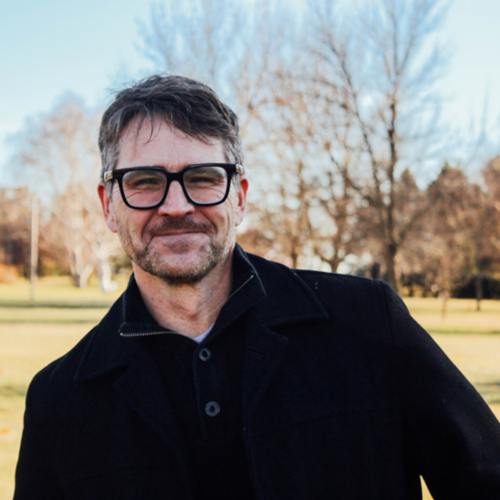
#> input picture assets/img/_originals/BruceBerglund.png, 1000 x 1000 px, found by its file name (shown at 1/2 size)
$ python make-plates.py ../assets/img/_originals/BruceBerglund.png
#> lines starting #> are read from the running program, lines starting #| are printed output that depends on the picture
#!/usr/bin/env python3
"""
Cut the 1080x830 portrait plates for the F2BF course tiles.

WHY THIS EXISTS
    The first pass at these plates was cut by hand and the numbers drifted:
    the two heads sat 25-35px apart vertically and 98px apart horizontally,
    and both chins landed below the point where the tile's wash goes solid,
    so the jaws were erased and the lower faces read as murk. This script
    puts the crop under version control so the series can be re-cut exactly.

THE REGISTRATION RULE
    Register the HEAD BOX -- crown and chin -- not the eye line.

    Olthuis sits with his chin up in a three-quarter turn; Berglund is
    frontal and level. That pose difference foreshortens Olthuis's forehead,
    so no single crop can match both the crown/chin box and the eye line.
    Matching the box is the better trade: it makes the two heads occupy an
    identical rectangle, which is what carries the "these are a set" read in
    a feed. The residual eye-line offset (~36px, down from 68px) is the
    irreducible cost of the pose difference.

THE VERTICAL BUDGET
    HEAD_TOP is floored at ~140 because the masthead's second line
    ("INSTITUTE FOR CHRISTIAN STUDIES") occupies y=118-133 and runs to
    x=405 -- straight through where Berglund's hair would be. HEAD_BOTTOM
    is capped near 620 because the tile's type field begins at y~635 and
    the wash must be solid by then. Those two walls are 480px apart, which
    is what sets HEAD_HEIGHT.

SOURCE LIMITS (both sitters are pinned, in opposite directions)
    Berglund's winter portrait exists only at 1000x1000, and his head sits
    left in that frame, so his crop is flush to the source's left edge --
    he cannot move further right than x~445 without upscaling harder.
    Olthuis's crop already spans almost the full width of his 2268px
    source, so he cannot move further left than x~594. A symmetric pair
    is therefore unreachable; the offsets below are each sitter's best
    available position, not a chosen composition.

USAGE
    python3 social/make-plates.py            # writes social/plate-*.jpg
    python3 social/make-plates.py --check    # report only, touch nothing
"""

import sys
from PIL import Image

PLATE_W, PLATE_H = 1080, 830

# --- registration targets, in plate space -----------------------------------
HEAD_TOP    = 140            # crown; floored by the masthead's second line
# Crown-to-chin. The floor is ~479: below that, Olthuis's crop needs more
# width than his 2268px source has. The ceiling is ~480 before the chin
# starts pushing into the type field. There is exactly one usable value.
HEAD_HEIGHT = 480            # chin lands at 620
CANVAS_MID  = PLATE_W / 2

# --- sitters ----------------------------------------------------------------
# Landmarks are in SOURCE pixels. They were recovered by correlation-matching
# the shipped plates back onto their originals (Berglund: 777x597 crop at
# 1.390x from left=0,top=74.8; Olthuis: 2160x1660 crop at 0.500x from
# left=96,top=368), then mapping the measured plate landmarks through that
# transform. Re-measure only if the source files themselves change.
SITTERS = [
    {
        'name':   'berglund',
        'src':    'assets/img/_originals/BruceBerglund.png',   # 1000x1000
        'out':    'social/plate-berglund.jpg',
        'crown':  177.7,
        'chin':   546.0,
        'eye':    368.3,
        'mid_x':  343.2,
        # Frontal sitter: aim for the canvas centre. The clamp below will pull
        # him left to ~445, because the source runs out of photograph first.
        'want_x': CANVAS_MID,
    },
    {
        'name':   'olthuis',
        'src':    'assets/img/_originals/JimOlthuis.jpg',      # 2268x2268
        'out':    'social/plate-olthuis.jpg',
        'crown':  604.0,
        'chin':   1608.0,
        'eye':    1048.0,
        'mid_x':  1246.0,
        # Turned sitter: offset against the gaze so the lead room falls on the
        # side he is looking toward. Clamps to ~594.
        'want_x': CANVAS_MID + 95,
    },
    {
        'name':   'joash',
        'src':    'assets/img/_originals/JoashThomas.jpg',    # 2500x3750
        'out':    'social/plate-joash.jpg',
        # Landmarks read off the source at 1/5 scale. CHIN is the jawline
        # under the beard, not the beard's point: the beard runs ~110 source
        # px (~50 plate px) past it and therefore lands just inside the solid
        # wash. That is deliberate. A lit jaw cut off by the wash reads as
        # damage; a black beard dissolving into #0F2631 reads as the tile
        # doing what it does to every plate in the series.
        'crown':  430.0,
        'chin':   1490.0,
        'eye':    1030.0,
        'mid_x':  1400.0,
        # CENTRED ON THE VISIBLE MASS, not on the series head box.
        #
        # The series registers crown-to-chin, because for the two original
        # sitters that IS the visible head. Joash carries ~90 source px of
        # top-knot above his hairline and ~110 of beard below his jaw, so
        # crown-to-chin registration puts neither end where it looks like it
        # is: at HEAD_TOP=140 his beard ran past the point where the wash
        # goes solid and the face lost its bottom.
        #
        # So this sitter is registered on bun-to-beard (source 340..1600),
        # centred in the band the tile actually shows him in -- y=0 to y=647,
        # where the wash reaches solid #0F2631. At the one scale the source
        # width permits (0.432, a full-width crop), that mass is 544px tall
        # and lands with 51px of air above the bun and 51px below the beard.
        # The numbers below are that solution expressed in the script's
        # crown/chin terms; re-derive them if any landmark changes.
        'head_top':    90,
        'head_height': 458,
        # Frontal sitter, so centre him. Clamps hard left -- the crop uses the
        # full 2500px width of the source, so there is no horizontal slack at
        # all and he sits ~65px right of the canvas centre.
        'want_x': CANVAS_MID,
    },
    {
        'name':   'angela',
        # The site's course-card portrait. The only other copies are smaller
        # re-saves of the same frame, so this is the best source there is.
        'src':    'assets/img/Angela-Reitsma-Bick.jpg',        # 1080x800
        'out':    'social/plate-angela.jpg',
        # Crown is the top of the hair at the parting, not the flyaways.
        'crown':  60.0,
        'chin':   357.0,
        'eye':    208.0,
        'mid_x':  487.0,
        # OFF-SERIES HEAD BOX. The photographer left only ~60 source px above
        # her hair, so the crown cannot reach the series y=140 at any scale;
        # at the series 480 it pinned at 97 and put her chin at 577, deep in
        # the wash. A smaller head (420, scale 1.41, less of an upscale too)
        # sits flush to the source top with the crown at 85 and the chin at
        # 505, so her whole face clears the dissolve. Her tile also starts
        # the wash later; see .plate__wash in 2026-fall-angela.html.
        'head_top':    85,
        'head_height': 420,
        # Offset right of centre so her hair clears the masthead, which runs
        # to x=405 along the top-left.
        'want_x': CANVAS_MID + 100,
    },
]


def plan(s, src_w, src_h):
    """Return the crop box in source pixels, plus a report of any clamping."""
    # A sitter may override the series head box. Only do this for a sitter who
    # carries something ABOVE the crown -- a hat, a top-knot -- which the two
    # original sitters do not, and for which the series HEAD_TOP of 140 leaves
    # no room. See joash below.
    head_top = s.get('head_top', HEAD_TOP)
    head_height = s.get('head_height', HEAD_HEIGHT)

    head_src = s['chin'] - s['crown']
    scale = head_height / head_src
    crop_w, crop_h = PLATE_W / scale, PLATE_H / scale

    notes = []
    if head_top != HEAD_TOP or head_height != HEAD_HEIGHT:
        notes.append(f'off-series head box: crown {head_top} -> chin '
                     f'{head_top + head_height} ({head_height}px)')
    if crop_w > src_w or crop_h > src_h:
        raise SystemExit(
            f"{s['name']}: HEAD_HEIGHT={HEAD_HEIGHT} needs a "
            f"{crop_w:.0f}x{crop_h:.0f} crop from a {src_w}x{src_h} source. "
            f"Raise HEAD_HEIGHT to at least "
            f"{head_src * max(PLATE_W / src_w, PLATE_H / src_h):.0f}."
        )

    left = s['mid_x'] - s['want_x'] / scale
    top = s['crown'] - head_top / scale

    clamped_left = min(max(left, 0.0), src_w - crop_w)
    clamped_top = min(max(top, 0.0), src_h - crop_h)
    if abs(clamped_left - left) > 0.5:
        got = (s['mid_x'] - clamped_left) * scale
        notes.append(f"x pinned by source edge: wanted {s['want_x']:.0f}, got {got:.0f}")
    if abs(clamped_top - top) > 0.5:
        notes.append(f"y pinned by source edge: crown off target by "
                     f"{(clamped_top - top) * scale:+.0f}px")

    return clamped_left, clamped_top, crop_w, crop_h, scale, notes


def main():
    check_only = '--check' in sys.argv
    print(f'plate {PLATE_W}x{PLATE_H} | head box: crown {HEAD_TOP} -> '
          f'chin {HEAD_TOP + HEAD_HEIGHT} ({HEAD_HEIGHT}px)\n')

    for s in SITTERS:
        img = Image.open(s['src'])
#> img is the input picture: PIL image 1000x1000 RGB; mean R, G, B 118.9, 116.7, 114.2
        src_w, src_h = img.size
#> src_w = 1000; src_h = 1000
        left, top, crop_w, crop_h, scale, notes = plan(s, src_w, src_h)
#> left = 0; top = 70.28; crop_w = 828.7; crop_h = 636.9; scale = 1.3

        # Where the landmarks actually land once cropped.
        at = lambda v: (v - top) * scale
        mid_x = (s['mid_x'] - left) * scale
#> mid_x = 447.3

        print(f"{s['name']:9s} {src_w}x{src_h} -> crop "
              f"{crop_w:.0f}x{crop_h:.0f} @ ({left:.0f},{top:.0f})  "
              f"scale {scale:.3f}{'  [UPSCALE]' if scale > 1 else ''}")
#| berglund  1000x1000 -> crop 829x637 @ (0,70)  scale 1.303  [UPSCALE]
        print(f"          crown {at(s['crown']):.0f}  eye {at(s['eye']):.0f}  "
              f"chin {at(s['chin']):.0f}  centre x {mid_x:.0f}")
#|           crown 140  eye 388  chin 620  centre x 447
        for n in notes:
            print(f'          note: {n}')

        if not check_only:
            plate = img.convert('RGB').resize(
                (PLATE_W, PLATE_H), Image.LANCZOS,
                box=(left, top, left + crop_w, top + crop_h))
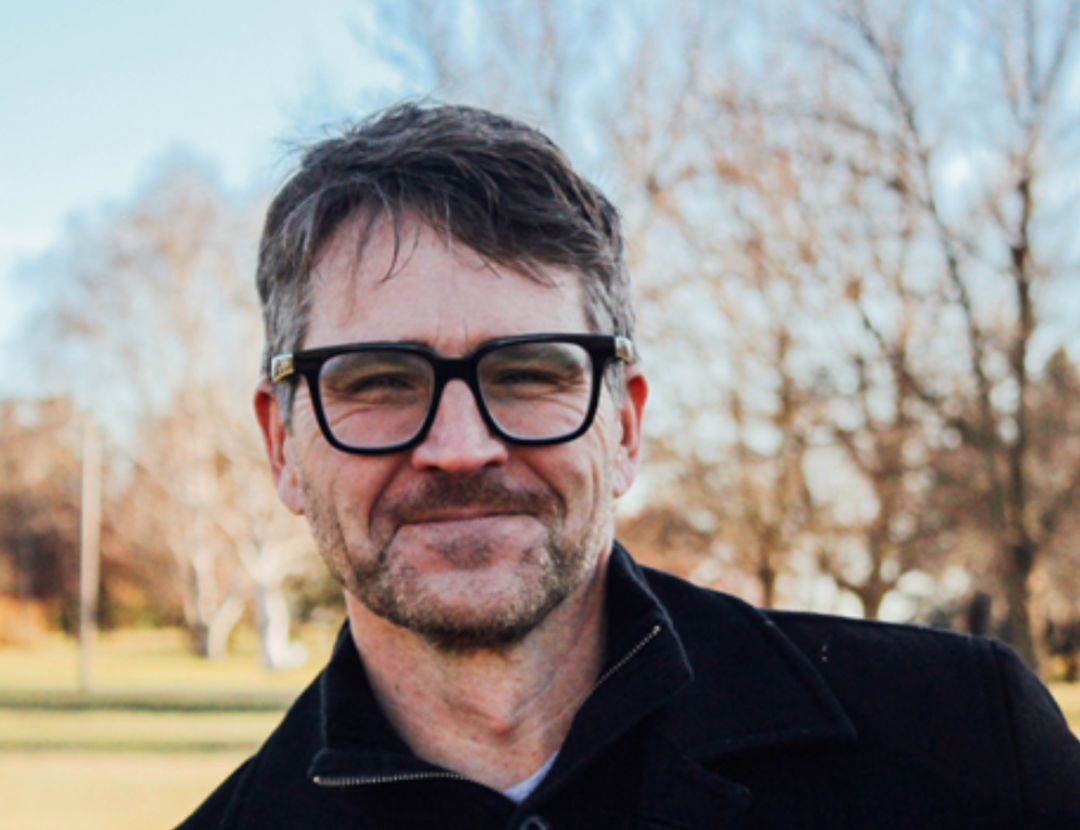
#> plate: PIL image 1080x830 RGB; mean R, G, B 148.5, 142.7, 138.1
            plate.save(s['out'], quality=92, subsampling=0)
            print(f"          wrote {s['out']}")
#|           wrote social/plate-berglund.jpg
        print()
#> pass 2 of the loop in main, `for s in SITTERS:`:
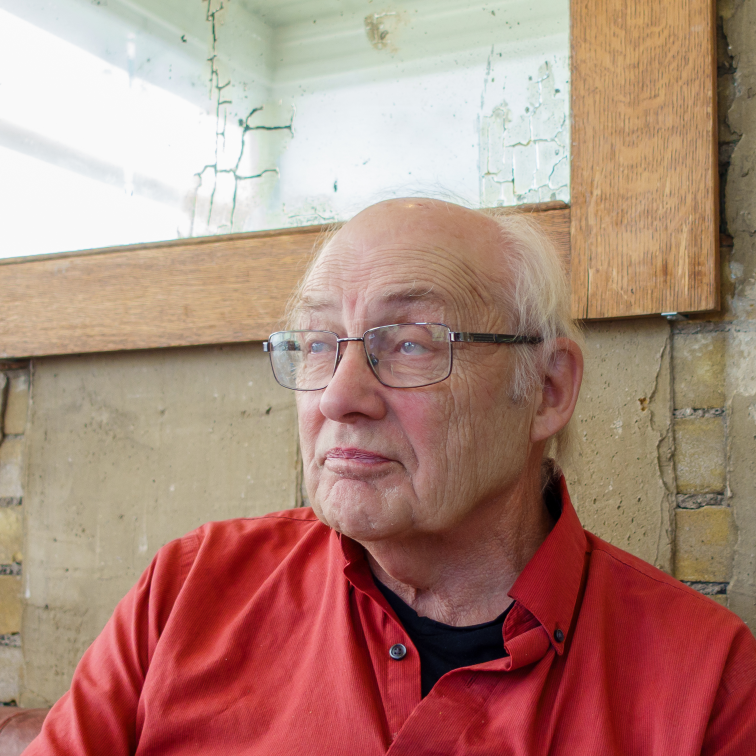
#> input picture assets/img/_originals/JimOlthuis.jpg, 2268 x 2268 px, found by its file name (shown at 1/3 size)
#> in main, img is the input picture: PIL image 2268x2268 RGB; mean R, G, B 174.3, 135, 122.3
#| olthuis   2268x2268 -> crop 2259x1736 @ (0,311)  scale 0.478
#|           crown 140  eye 352  chin 620  centre x 596
#> in main, `plate = img.convert('RGB').resize( (PLATE_W, PLATE_H), Image.LANCZOS, ..`:
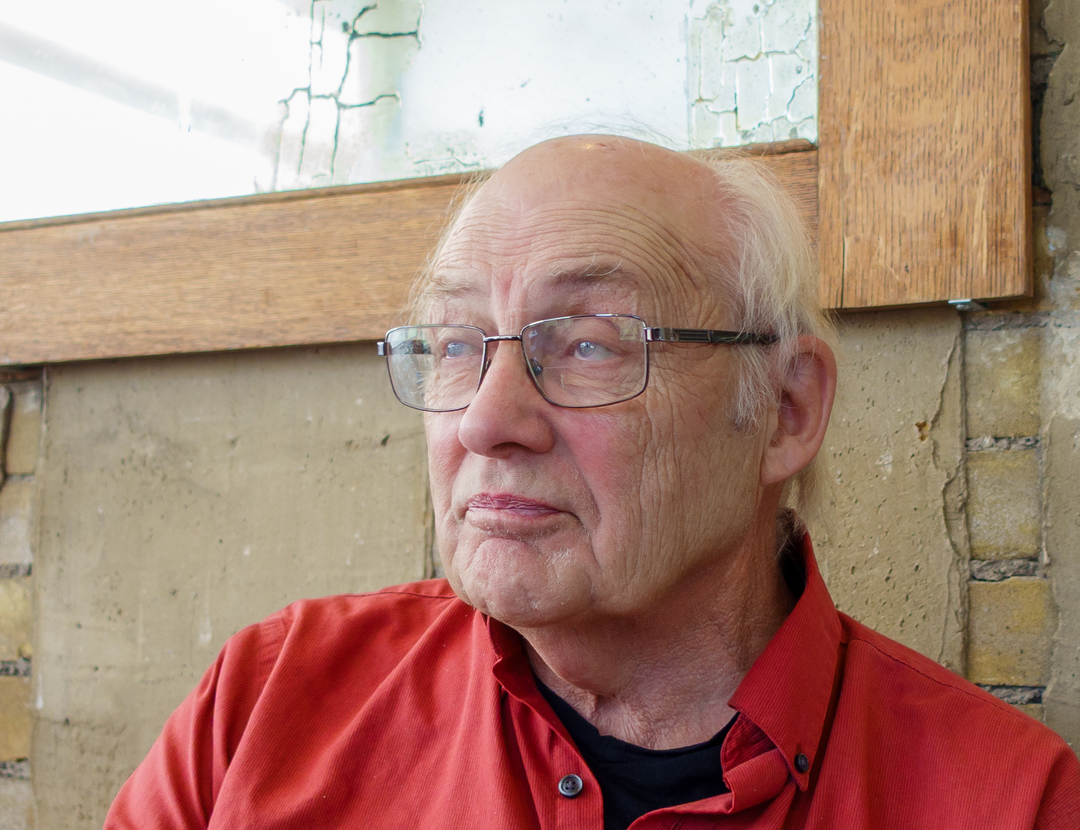
#> plate: PIL image 1080x830 RGB; mean R, G, B 170.7, 134.5, 120.2
#|           wrote social/plate-olthuis.jpg
#> pass 3 of the loop in main, `for s in SITTERS:`:
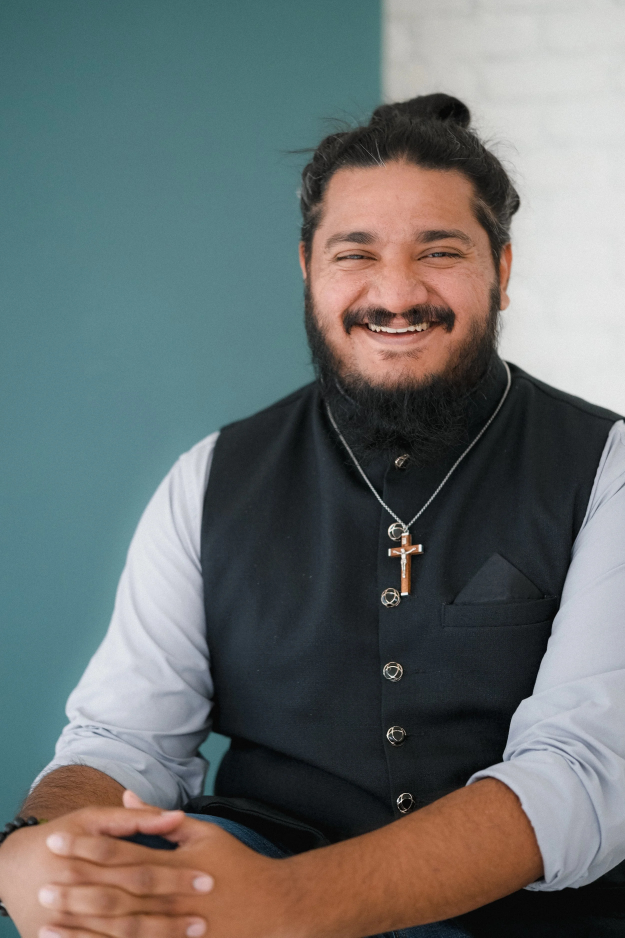
#> input picture assets/img/_originals/JoashThomas.jpg, 2500 x 3750 px, found by its file name (shown at 1/4 size)
#> in main, img is the input picture: PIL image 2500x3750 RGB; mean R, G, B 105.5, 111, 110.3
#| joash     2500x3750 -> crop 2500x1921 @ (0,222)  scale 0.432
#|           crown 90  eye 349  chin 548  centre x 605
#> in main, `plate = img.convert('RGB').resize( (PLATE_W, PLATE_H), Image.LANCZOS, ..`:
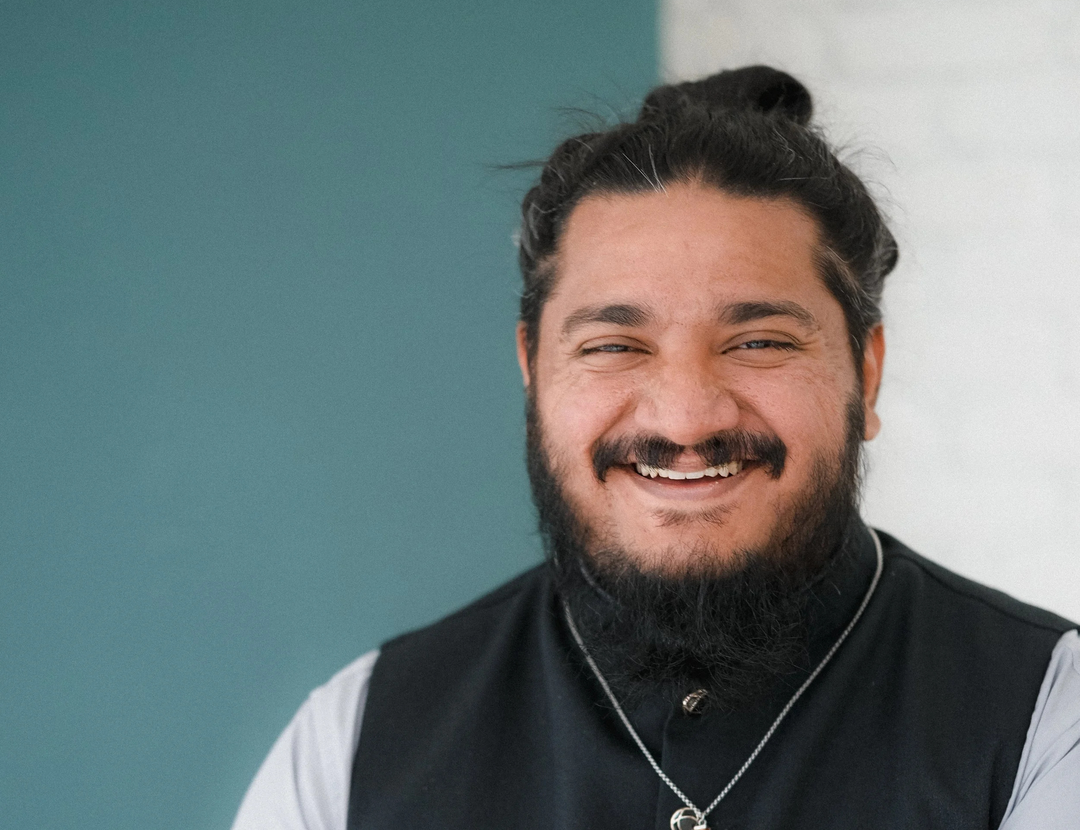
#> plate: PIL image 1080x830 RGB; mean R, G, B 107.3, 120.3, 120.6
#|           wrote social/plate-joash.jpg
#> the loop made 4 passes; the first 3 are shown


if __name__ == '__main__':
#> (the run stopped early here; a loop or call above may not have finished)
